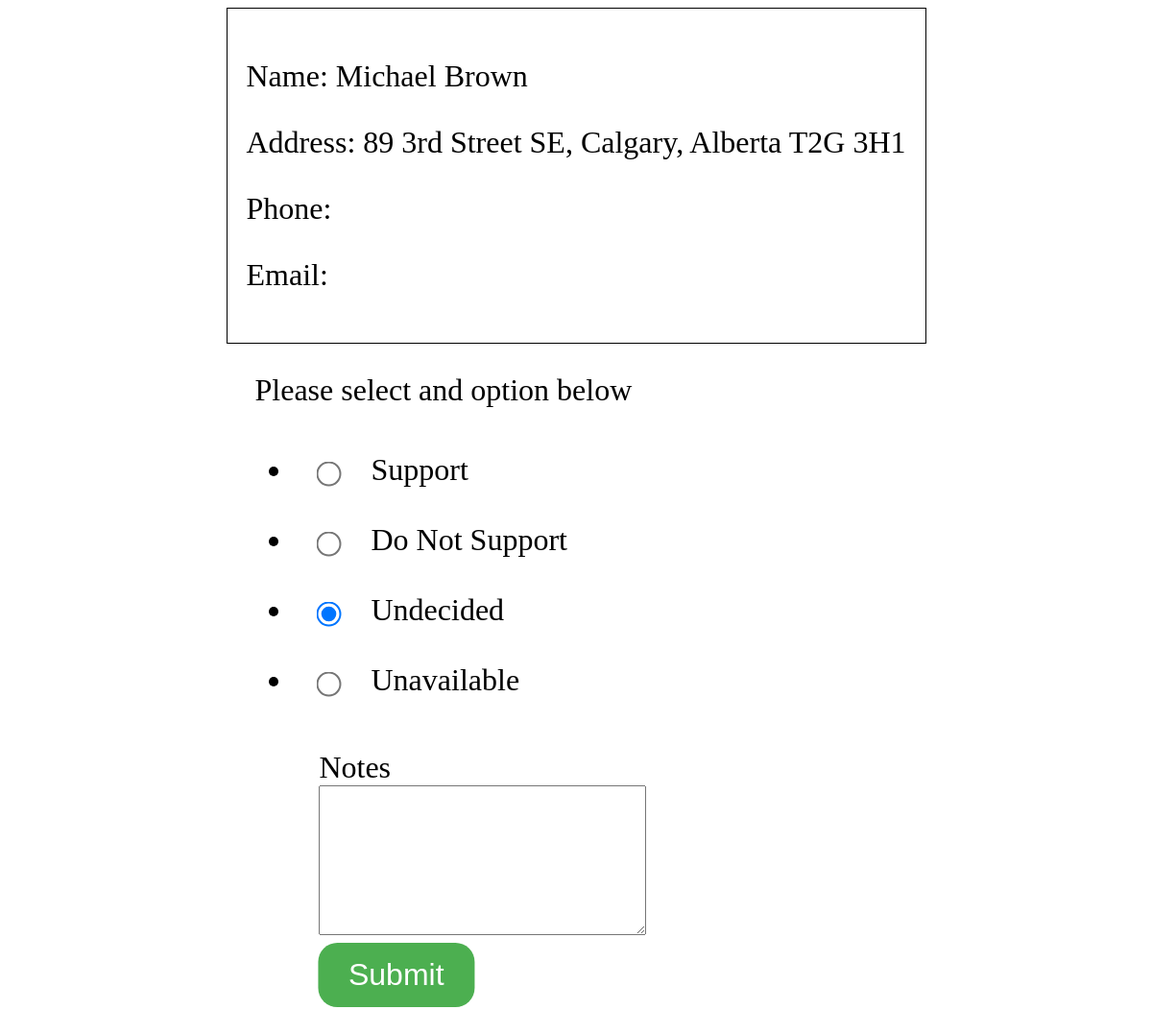
Screenshot of /survey/?id=31e62717-5bd2-4048-890b-8f746a41bf14 (signed in) with the database file from the repository.
### votehelperapp/models.py (models this page shows)
class Voter(models.Model):
    id = models.UUIDField(primary_key=True, default=uuid.uuid4, editable=False)
    name = models.TextField()
    address = models.TextField()
    email = models.TextField(default="", blank=True)
    phone = models.TextField(default="", blank=True)
    neighbourhood = models.TextField(default="", blank=True)
    assignedEmp = models.TextField(default="", blank=True)
    decision = models.CharField(max_length=20, blank=True)
    notes = models.TextField(blank=True)

### votehelperapp/views.py (the view, shortened to what this page needs)
# urls.py: path('survey/', views.survey, name='survey'),
@login_required(login_url='/login')
def survey(request):
    form = VoterForm(request.POST or None, request.FILES or None)
    voterId = request.GET.get('id')
    if voterId != None:
        voter = Voter.objects.get(id=voterId)
        form = VoterForm(instance=voter)
    a = Voter.objects.filter(decision=1).count
    context = {'form': form, 'id':voterId, 'voter':voter}
    return render(request, "survey.html", context)

### votehelperapp/forms.py
class VoterForm(forms.ModelForm):
    decision = forms.ChoiceField(choices=CHOICES, widget=forms.RadioSelect())
    class Meta:
        model = Voter
        exclude = ['id', 'name', 'address']
        widgets = {
            "title": TextInput(attrs={
                "class": "form-group form",
            }),
        }

### votehelperapp/templates/survey.html (shortened to what this page needs)
<!DOCTYPE html>
<html lang="en">
<head>
    {% load static %}
    <link rel="stylesheet" type="text/css" href="{% static 'surveystyle.css' %}">
</head>
<body>
    <div class="voterinfo">
        <p>Name: {{ voter.name }}</p>
        <p>Address: {{ voter.address }}</p>
        <p>Phone: {{ voter.phone }}</p>
        <p>Email: {{ voter.email }}</p>
    </div>
    <div class="voteoptions">
        <form method="POST" enctype="multipart/form-data">
            <div>
                <label>Please select and option below</label>
                {{ form.decision }}
            </div>
            <div style="margin-left: 10%">
                <label>Notes<br></label>
                {{ form.notes }}
            </div>
            <div class="center">
                <button id="submitbutton" type="submit" >Submit</button>
            </div>
        </form>
    </div>
</body>
</html>

### votehelperapp/static/surveystyle.css (style rules this page uses)
html { height: 100%; display: flex; justify-content: center; }
body { width: fit-content; display: block; justify-content: center; font-size: 2em; }
.voterinfo { border-style: solid; border-color: black; border-width: thin; width: fit-content; height: fit-content; padding: 20px; margin-left: auto; margin-right: auto; }
.voteoptions { size: 5em; padding: 30px; }
input[type='radio'] { transform: scale(2); margin: 30px; }
#submitbutton { background-color: #4CAF50; border: none; color: white; padding: 15px 32px; text-align: center; text-decoration: none; display: inline-block; font-size: 1em; border-radius: 20px; transform: translate(40%); }

### rows the page displays
Voter: name "Michael Brown", address "89 3rd Street SE, Calgary, Alberta T2G 3H1", decision "☐ Support ☐ Do Not Support ☑ Undecided ☐ Unavailable"
